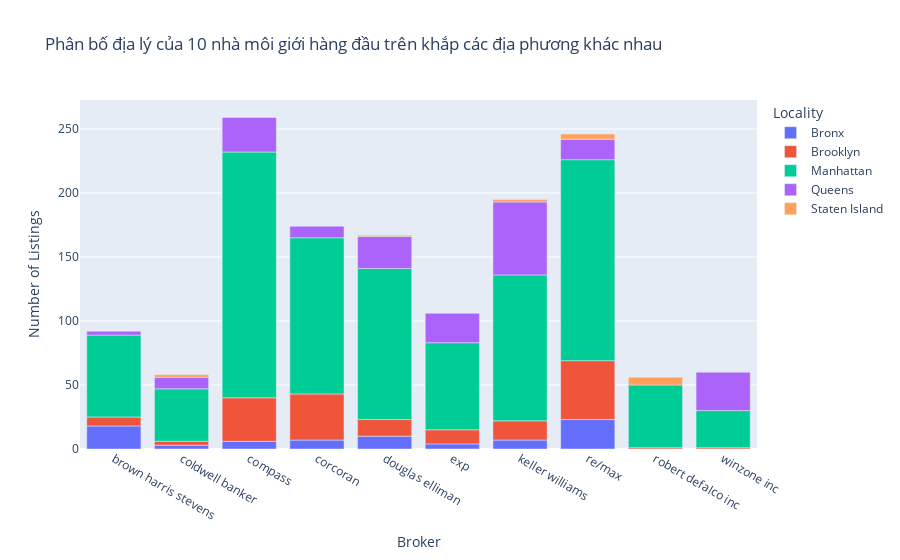

The code cell stored with this chart in its notebook:
### Code cell
import plotly.express as px


broker_locality_counts = df_normal.groupby(['BROKERTITLE', 'BOROUGH']).size().reset_index(name='LISTINGS_COUNT')

broker_locality_counts_top_10 = broker_locality_counts[broker_locality_counts['BROKERTITLE'].isin(top_10_brokers_list)]

fig = px.bar(broker_locality_counts_top_10, x='BROKERTITLE', y='LISTINGS_COUNT', color='BOROUGH',
             title="Phân bố địa lý của 10 nhà môi giới hàng đầu trên khắp các địa phương khác nhau",
             labels={'LISTINGS_COUNT': 'Number of Listings', 'BROKERTITLE': 'Broker', 'BOROUGH': 'Locality'})
fig.show()

### Figure 1 — Plotly figure (JSON) as saved in the notebook; plotly's stock layout.template omitted (floating-point values rounded to 4 significant figures)
{"data": [{"hovertemplate": "Locality=Bronx<br>Broker=%{x}<br>Number of Listings=%{y}<extra></extra>", "legendgroup": "Bronx", "marker": {"color": "#636efa", "pattern": {"shape": ""}}, "name": "Bronx", "orientation": "v", "showlegend": true, "textposition": "auto", "type": "bar", "x": ["brown harris stevens", "coldwell banker", "compass", "corcoran", "douglas elliman", "exp", "keller williams", "re/max"], "xaxis": "x", "y": [18, 3, 6, 7, 10, 4, 7, 23], "yaxis": "y"}, {"hovertemplate": "Locality=Brooklyn<br>Broker=%{x}<br>Number of Listings=%{y}<extra></extra>", "legendgroup": "Brooklyn", "marker": {"color": "#EF553B", "pattern": {"shape": ""}}, "name": "Brooklyn", "orientation": "v", "showlegend": true, "textposition": "auto", "type": "bar", "x": ["brown harris stevens", "coldwell banker", "compass", "corcoran", "douglas elliman", "exp", "keller williams", "re/max", "robert defalco inc", "winzone inc"], "xaxis": "x", "y": [7, 3, 34, 36, 13, 11, 15, 46, 1, 1], "yaxis": "y"}, {"hovertemplate": "Locality=Manhattan<br>Broker=%{x}<br>Number of Listings=%{y}<extra></extra>", "legendgroup": "Manhattan", "marker": {"color": "#00cc96", "pattern": {"shape": ""}}, "name": "Manhattan", "orientation": "v", "showlegend": true, "textposition": "auto", "type": "bar", "x": ["brown harris stevens", "coldwell banker", "compass", "corcoran", "douglas elliman", "exp", "keller williams", "re/max", "robert defalco inc", "winzone inc"], "xaxis": "x", "y": [64, 41, 192, 122, 118, 68, 114, 157, 49, 29], "yaxis": "y"}, {"hovertemplate": "Locality=Queens<br>Broker=%{x}<br>Number of Listings=%{y}<extra></extra>", "legendgroup": "Queens", "marker": {"color": "#ab63fa", "pattern": {"shape": ""}}, "name": "Queens", "orientation": "v", "showlegend": true, "textposition": "auto", "type": "bar", "x": ["brown harris stevens", "coldwell banker", "compass", "corcoran", "douglas elliman", "exp", "keller williams", "re/max", "winzone inc"], "xaxis": "x", "y": [3, 9, 27, 9, 25, 23, 57, 16, 30], "yaxis": "y"}, {"hovertemplate": "Locality=Staten Island<br>Broker=%{x}<br>Number of Listings=%{y}<extra></extra>", "legendgroup": "Staten Island", "marker": {"color": "#FFA15A", "pattern": {"shape": ""}}, "name": "Staten Island", "orientation": "v", "showlegend": true, "textposition": "auto", "type": "bar", "x": ["coldwell banker", "douglas elliman", "keller williams", "re/max", "robert defalco inc"], "xaxis": "x", "y": [2, 1, 2, 4, 6], "yaxis": "y"}], "layout": {"barmode": "relative", "legend": {"title": {"text": "Locality"}, "tracegroupgap": 0}, "title": {"text": "Phân bố địa lý của 10 nhà môi giới hàng đầu trên khắp các địa phương khác nhau"}, "xaxis": {"anchor": "y", "domain": [0, 1], "title": {"text": "Broker"}}, "yaxis": {"anchor": "x", "domain": [0, 1], "title": {"text": "Number of Listings"}}}}
